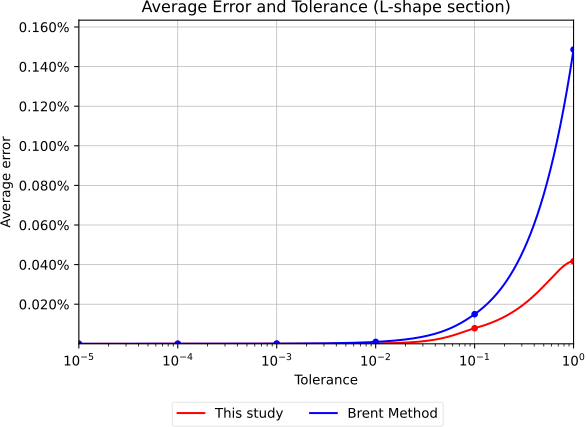

Recreate this plot in Python.
import matplotlib.pyplot as plt
import numpy as np
from itertools import chain
from scipy.interpolate import PchipInterpolator
import matplotlib.ticker as mtick
from pathlib import Path

x_brentq = [0.00001,0.0001,0.001,0.01,0.1,1]
y_average_brentq = [0.00000000909219598176471,0.0000000622084178842779,0.000000655026771379396,0.00000966971890658108,0.000149557860021294,0.00148590577291983]
x_mod_secant = [0.00001,0.0001,0.001,0.01,0.1,1]
y_average_mod_secant = [0.00000000194728782860987,0.0000000386015528925806,0.000000299295289787715,0.00000193678951370792,0.0000787409104755844,0.000416659678208043]


x_smooth = np.logspace(np.log10(min(x_mod_secant)), np.log10(max(x_mod_secant)), 300)
pchip_mod_secant = PchipInterpolator(x_mod_secant, y_average_mod_secant)
y_smooth_mod_secant = pchip_mod_secant(x_smooth)

pchip_brentq = PchipInterpolator(x_brentq, y_average_brentq)
y_smooth_brentq = pchip_brentq(x_smooth)

fig, ax = plt.subplots()

ax.plot(x_smooth, y_smooth_mod_secant, 'r', label='This study')
ax.plot(x_smooth, y_smooth_brentq, 'b', label='Brent Method')
ax.plot(x_mod_secant, y_average_mod_secant, 'ro', ms=4)
ax.plot(x_brentq, y_average_brentq, 'bo', ms=4)

min_y = min(chain(y_average_mod_secant, y_average_brentq))
max_y = max(chain(y_average_mod_secant, y_average_brentq))
ax.set_xlim(min(x_mod_secant),max(x_mod_secant))
ax.set_ylim(min_y, max_y*1.1)

ax.grid(linewidth=0.5)

ax.set_title("Average Error and Tolerance (L-shape section)")
ax.set_xlabel("Tolerance")
ax.set_ylabel("Average error")

ax.yaxis.set_major_formatter(mtick.PercentFormatter(xmax=1))

ax.set_xscale('log')

ax.legend(loc='upper right', ncols=2, bbox_to_anchor=(0.75, -0.16), framealpha=0.4)
plt.tight_layout()

script_dir = Path(__file__).resolve().parent
save_path = script_dir / "error-vs-tolerance-L.svg"
plt.savefig(save_path, bbox_inches="tight", pad_inches=0)


plt.show()
